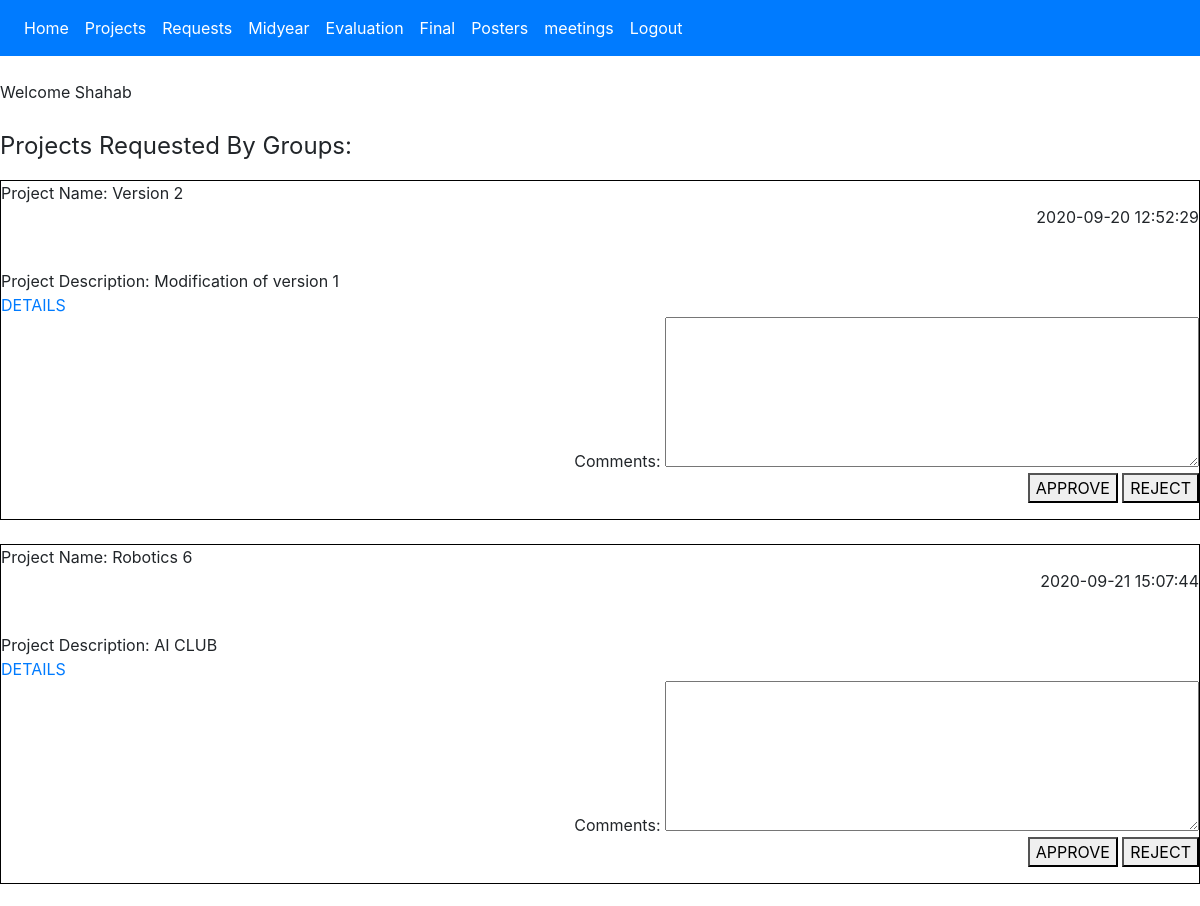
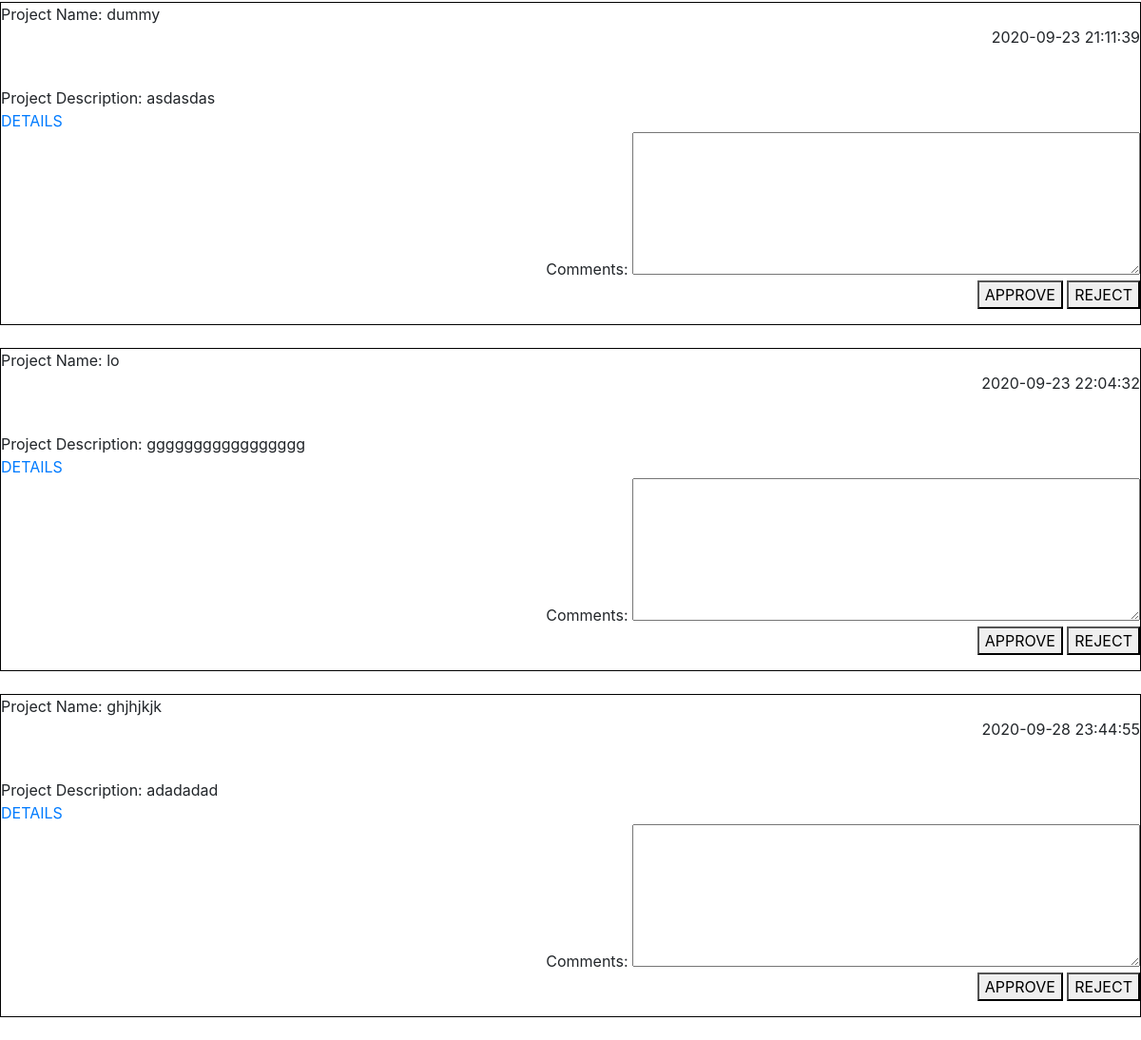
Page /evaluation.php (signed in) on the committed database (2 pictures, top to bottom).
### tables this page shows
CREATE TABLE `requested` (
  `id` int(11) NOT NULL,
  `group_id` int(11) NOT NULL,
  `filename` varchar(60) NOT NULL,
  `description` varchar(300) NOT NULL,
  `date_time` datetime NOT NULL,
  `status_1` tinyint(1) DEFAULT NULL,
  `comment_1` varchar(300) DEFAULT NULL,
  `status_2` tinyint(1) DEFAULT NULL,
  `comment_2` varchar(300) DEFAULT NULL,
  `status_3` tinyint(1) DEFAULT NULL,
  `comment_3` varchar(300) DEFAULT NULL,
  `status_4` tinyint(1) DEFAULT NULL,
  `comment_4` varchar(300) DEFAULT NULL,
  `status_5` tinyint(1) DEFAULT NULL,
  `comment_5` varchar(300) DEFAULT NULL,
  `status_6` tinyint(1) DEFAULT NULL,
  `comment_6` varchar(300) DEFAULT NULL,
  `status_7` tinyint(1) DEFAULT NULL,
  `comment_7` varchar(300) DEFAULT NULL,
  `status_8` tinyint(1) DEFAULT NULL,
  `comment_8` varchar(300) DEFAULT NULL,
  `status_9` tinyint(1) DEFAULT NULL,
  `comment_9` varchar(300) DEFAULT NULL
);

### evaluation.php (the view, shortened to what this page needs)
<?php
require 'database.php';
if( isset($_SESSION['user_status']) && ($_SESSION['user_status']== 'teacher') && ($_SESSION['committee'] != '0') ) {
	$file_ret = $conn->prepare('SELECT t1.username, t2.id, t2.filename, t2.description, t2.date_time FROM groups t1 INNER JOIN requested t2 ON t1.id = t2.group_id
				WHERE (t2.status_'.$_SESSION['committee'].' IS NULL) AND (t2.comment_'.$_SESSION['committee'].' IS NULL)');
	$file_ret->execute();
}
else{
	header("Location: login.php");
}
?>
<!DOCTYPE html>
<html>
<head>
</head>
<body>
		<br />Welcome <?= $_SESSION['username']; ?>
		<br /><br />
		<p><font size="5">Projects Requested By Groups:</font></p>
			<?php while($results = $file_ret->fetch(PDO::FETCH_ASSOC)){ ?>
			<div class="box">
			<?php
			$files_show = 'uploads/requested/'.$results['filename'].$results['username'];
			echo "Project Name: ".$results['filename'] ."<p style='text-align: right'>".$results['date_time']."</p>" ."<br>";
			echo "Project Description: ".$results['description']. "<br>";
			echo "<a href='$files_show'>DETAILS</a>";
			?>
			<form action="evaluation_reply.php" method="POST">
			<p style='text-align: right'>
			Comments: <textarea rows = "6" cols = "50" maxlength="300" placeholder="Enter Comments here...(300 character only)" name = "comments">
	 		</textarea> <br>
			<button type="submit" name="approve_id" value="<?php echo $results['id']; ?>">APPROVE</button>
			<button type="submit" name="reject_id"  value="<?php echo $results['id']; ?>">REJECT</button>
			</p>
			</form> </div> <br>
			<?php
			}?>
</body>
</html>

### evaluation.php (style rules this page uses)
.box { border: 1px solid black; }

### rows in the picture
requested: filename "Version 2", date_time "2020-09-20 12:52:29", description "Modification of version 1", $results['id'] 8 (drawn)
requested: filename "Robotics 6", date_time "2020-09-21 15:07:44", description "AI CLUB", $results['id'] 9 (drawn)
requested: filename "dummy", date_time "2020-09-23 21:11:39", description "asdasdas", $results['id'] 10 (drawn)
requested: filename "lo", date_time "2020-09-23 22:04:32", description "ggggggggggggggggg", $results['id'] 11 (drawn)
requested: filename "ghjhjkjk", date_time "2020-09-28 23:44:55", description "adadadad", $results['id'] 12 (drawn)

### other values in the picture
$_SESSION['username'] "Shahab"
